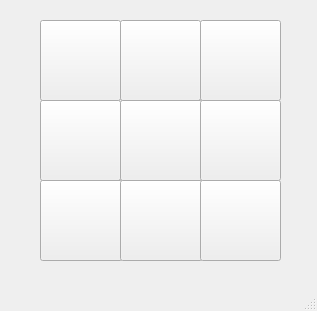
<?xml version="1.0" encoding="UTF-8"?>
<ui version="4.0">
 <class>MainWindow</class>
 <widget class="QMainWindow" name="MainWindow">
  <property name="geometry">
   <rect>
    <x>0</x>
    <y>0</y>
    <width>317</width>
    <height>311</height>
   </rect>
  </property>
  <property name="windowTitle">
   <string>MainWindow</string>
  </property>
  <widget class="QWidget" name="centralwidget">
   <widget class="QPushButton" name="pushButton">
    <property name="geometry">
     <rect>
      <x>40</x>
      <y>20</y>
      <width>81</width>
      <height>81</height>
     </rect>
    </property>
    <property name="text">
     <string/>
    </property>
   </widget>
   <widget class="QPushButton" name="pushButton_2">
    <property name="geometry">
     <rect>
      <x>120</x>
      <y>20</y>
      <width>81</width>
      <height>81</height>
     </rect>
    </property>
    <property name="text">
     <string/>
    </property>
   </widget>
   <widget class="QPushButton" name="pushButton_3">
    <property name="geometry">
     <rect>
      <x>200</x>
      <y>20</y>
      <width>81</width>
      <height>81</height>
     </rect>
    </property>
    <property name="text">
     <string/>
    </property>
   </widget>
   <widget class="QPushButton" name="pushButton_4">
    <property name="geometry">
     <rect>
      <x>40</x>
      <y>100</y>
      <width>81</width>
      <height>81</height>
     </rect>
    </property>
    <property name="text">
     <string/>
    </property>
   </widget>
   <widget class="QPushButton" name="pushButton_5">
    <property name="geometry">
     <rect>
      <x>120</x>
      <y>100</y>
      <width>83</width>
      <height>81</height>
     </rect>
    </property>
    <property name="text">
     <string/>
    </property>
   </widget>
   <widget class="QPushButton" name="pushButton_6">
    <property name="geometry">
     <rect>
      <x>200</x>
      <y>100</y>
      <width>81</width>
      <height>81</height>
     </rect>
    </property>
    <property name="text">
     <string/>
    </property>
   </widget>
   <widget class="QPushButton" name="pushButton_7">
    <property name="geometry">
     <rect>
      <x>40</x>
      <y>180</y>
      <width>83</width>
      <height>81</height>
     </rect>
    </property>
    <property name="text">
     <string/>
    </property>
   </widget>
   <widget class="QPushButton" name="pushButton_8">
    <property name="geometry">
     <rect>
      <x>120</x>
      <y>180</y>
      <width>83</width>
      <height>81</height>
     </rect>
    </property>
    <property name="text">
     <string/>
    </property>
   </widget>
   <widget class="QPushButton" name="pushButton_9">
    <property name="geometry">
     <rect>
      <x>200</x>
      <y>180</y>
      <width>81</width>
      <height>81</height>
     </rect>
    </property>
    <property name="text">
     <string/>
    </property>
   </widget>
  </widget>
  <widget class="QMenuBar" name="menubar">
   <property name="geometry">
    <rect>
     <x>0</x>
     <y>0</y>
     <width>317</width>
     <height>25</height>
    </rect>
   </property>
  </widget>
  <widget class="QStatusBar" name="statusbar"/>
 </widget>
 <resources/>
 <connections/>
</ui>
